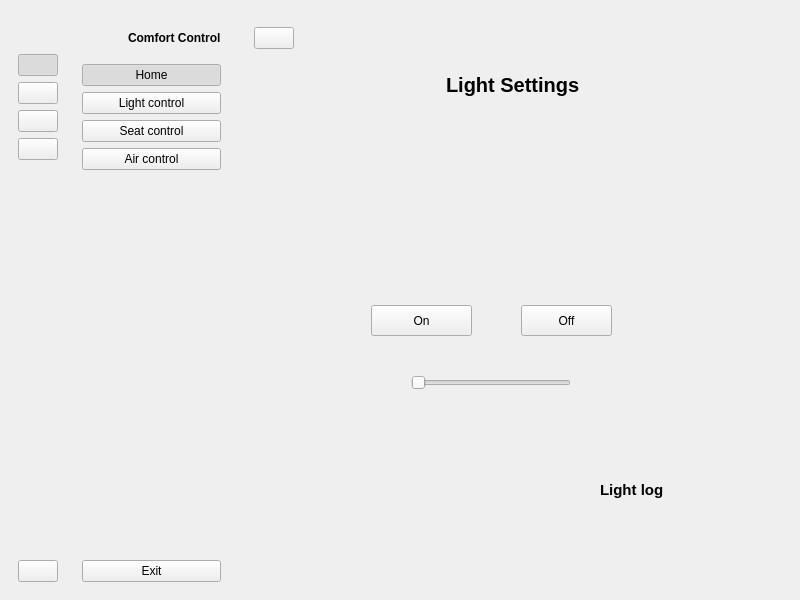
<?xml version="1.0" encoding="UTF-8"?>
<ui version="4.0">
 <class>MainWindow</class>
 <widget class="QMainWindow" name="MainWindow">
  <property name="geometry">
   <rect>
    <x>0</x>
    <y>0</y>
    <width>800</width>
    <height>600</height>
   </rect>
  </property>
  <property name="windowTitle">
   <string>MainWindow</string>
  </property>
  <widget class="QWidget" name="centralwidget">
   <layout class="QFormLayout" name="formLayout_2">
    <item row="0" column="0">
     <layout class="QGridLayout" name="gridLayout">
      <item row="0" column="0">
       <widget class="QWidget" name="iconMenu" native="true">
        <property name="enabled">
         <bool>true</bool>
        </property>
        <layout class="QVBoxLayout" name="verticalLayout_2">
         <item>
          <layout class="QHBoxLayout" name="horizontalLayout_2">
           <item>
            <widget class="QLabel" name="label">
             <property name="minimumSize">
              <size>
               <width>30</width>
               <height>30</height>
              </size>
             </property>
             <property name="maximumSize">
              <size>
               <width>30</width>
               <height>30</height>
              </size>
             </property>
             <property name="text">
              <string/>
             </property>
             <property name="pixmap">
              <pixmap resource="resource.qrc">:/resource/resource/icon/autonomous-car.png</pixmap>
             </property>
             <property name="scaledContents">
              <bool>true</bool>
             </property>
            </widget>
           </item>
          </layout>
         </item>
         <item>
          <layout class="QVBoxLayout" name="verticalLayout">
           <item>
            <widget class="QPushButton" name="homeBtn_1">
             <property name="text">
              <string/>
             </property>
             <property name="icon">
              <iconset resource="resource.qrc">
               <normaloff>:/resource/resource/icon/home.png</normaloff>:/resource/resource/icon/home.png</iconset>
             </property>
             <property name="iconSize">
              <size>
               <width>20</width>
               <height>20</height>
              </size>
             </property>
             <property name="checkable">
              <bool>true</bool>
             </property>
             <property name="checked">
              <bool>true</bool>
             </property>
             <property name="autoExclusive">
              <bool>true</bool>
             </property>
            </widget>
           </item>
           <item>
            <widget class="QPushButton" name="lightBtn_1">
             <property name="text">
              <string/>
             </property>
             <property name="icon">
              <iconset resource="resource.qrc">
               <normaloff>:/resource/resource/icon/light.png</normaloff>:/resource/resource/icon/light.png</iconset>
             </property>
             <property name="iconSize">
              <size>
               <width>20</width>
               <height>20</height>
              </size>
             </property>
             <property name="checkable">
              <bool>true</bool>
             </property>
             <property name="autoExclusive">
              <bool>true</bool>
             </property>
            </widget>
           </item>
           <item>
            <widget class="QPushButton" name="seatBtn_1">
             <property name="text">
              <string/>
             </property>
             <property name="icon">
              <iconset resource="resource.qrc">
               <normaloff>:/resource/resource/icon/car-seat.png</normaloff>:/resource/resource/icon/car-seat.png</iconset>
             </property>
             <property name="iconSize">
              <size>
               <width>20</width>
               <height>20</height>
              </size>
             </property>
             <property name="checkable">
              <bool>true</bool>
             </property>
             <property name="autoExclusive">
              <bool>true</bool>
             </property>
            </widget>
           </item>
           <item>
            <widget class="QPushButton" name="airBtn_1">
             <property name="text">
              <string/>
             </property>
             <property name="icon">
              <iconset resource="resource.qrc">
               <normaloff>:/resource/resource/icon/fan.png</normaloff>:/resource/resource/icon/fan.png</iconset>
             </property>
             <property name="iconSize">
              <size>
               <width>20</width>
               <height>20</height>
              </size>
             </property>
             <property name="checkable">
              <bool>true</bool>
             </property>
             <property name="autoExclusive">
              <bool>true</bool>
             </property>
            </widget>
           </item>
          </layout>
         </item>
         <item>
          <spacer name="verticalSpacer">
           <property name="orientation">
            <enum>Qt::Vertical</enum>
           </property>
           <property name="sizeHint" stdset="0">
            <size>
             <width>20</width>
             <height>359</height>
            </size>
           </property>
          </spacer>
         </item>
         <item>
          <widget class="QPushButton" name="pushButton_5">
           <property name="text">
            <string/>
           </property>
           <property name="icon">
            <iconset resource="resource.qrc">
             <normaloff>:/resource/resource/icon/exit.png</normaloff>:/resource/resource/icon/exit.png</iconset>
           </property>
           <property name="iconSize">
            <size>
             <width>20</width>
             <height>20</height>
            </size>
           </property>
           <property name="checkable">
            <bool>true</bool>
           </property>
           <property name="autoExclusive">
            <bool>true</bool>
           </property>
          </widget>
         </item>
        </layout>
       </widget>
      </item>
      <item row="0" column="1">
       <widget class="QWidget" name="leftMenu" native="true">
        <layout class="QVBoxLayout" name="verticalLayout_4">
         <item>
          <layout class="QHBoxLayout" name="horizontalLayout">
           <item>
            <widget class="QLabel" name="label_2">
             <property name="minimumSize">
              <size>
               <width>40</width>
               <height>40</height>
              </size>
             </property>
             <property name="maximumSize">
              <size>
               <width>40</width>
               <height>40</height>
              </size>
             </property>
             <property name="text">
              <string/>
             </property>
             <property name="pixmap">
              <pixmap resource="resource.qrc">:/resource/resource/icon/autonomous-car.png</pixmap>
             </property>
             <property name="scaledContents">
              <bool>true</bool>
             </property>
            </widget>
           </item>
           <item>
            <widget class="QLabel" name="label_3">
             <property name="font">
              <font>
               <family>Arial</family>
               <pointsize>9</pointsize>
               <bold>true</bold>
              </font>
             </property>
             <property name="text">
              <string>Comfort Control</string>
             </property>
            </widget>
           </item>
          </layout>
         </item>
         <item>
          <layout class="QVBoxLayout" name="verticalLayout_3">
           <item>
            <widget class="QPushButton" name="homeBtn_2">
             <property name="text">
              <string>Home</string>
             </property>
             <property name="icon">
              <iconset resource="resource.qrc">
               <normaloff>:/resource/resource/icon/home.png</normaloff>:/resource/resource/icon/home.png</iconset>
             </property>
             <property name="iconSize">
              <size>
               <width>14</width>
               <height>14</height>
              </size>
             </property>
             <property name="checkable">
              <bool>true</bool>
             </property>
             <property name="checked">
              <bool>true</bool>
             </property>
             <property name="autoExclusive">
              <bool>true</bool>
             </property>
            </widget>
           </item>
           <item>
            <widget class="QPushButton" name="lightBtn_2">
             <property name="text">
              <string>Light control</string>
             </property>
             <property name="icon">
              <iconset resource="resource.qrc">
               <normaloff>:/resource/resource/icon/light.png</normaloff>:/resource/resource/icon/light.png</iconset>
             </property>
             <property name="iconSize">
              <size>
               <width>14</width>
               <height>14</height>
              </size>
             </property>
             <property name="checkable">
              <bool>true</bool>
             </property>
             <property name="autoExclusive">
              <bool>true</bool>
             </property>
            </widget>
           </item>
           <item>
            <widget class="QPushButton" name="seatBtn_2">
             <property name="text">
              <string>Seat control</string>
             </property>
             <property name="icon">
              <iconset resource="resource.qrc">
               <normaloff>:/resource/resource/icon/car-seat.png</normaloff>:/resource/resource/icon/car-seat.png</iconset>
             </property>
             <property name="iconSize">
              <size>
               <width>14</width>
               <height>14</height>
              </size>
             </property>
             <property name="checkable">
              <bool>true</bool>
             </property>
             <property name="autoExclusive">
              <bool>true</bool>
             </property>
            </widget>
           </item>
           <item>
            <widget class="QPushButton" name="airBtn_2">
             <property name="text">
              <string>Air control</string>
             </property>
             <property name="icon">
              <iconset resource="resource.qrc">
               <normaloff>:/resource/resource/icon/fan.png</normaloff>:/resource/resource/icon/fan.png</iconset>
             </property>
             <property name="iconSize">
              <size>
               <width>14</width>
               <height>14</height>
              </size>
             </property>
             <property name="checkable">
              <bool>true</bool>
             </property>
             <property name="autoExclusive">
              <bool>true</bool>
             </property>
            </widget>
           </item>
          </layout>
         </item>
         <item>
          <spacer name="verticalSpacer_2">
           <property name="orientation">
            <enum>Qt::Vertical</enum>
           </property>
           <property name="sizeHint" stdset="0">
            <size>
             <width>20</width>
             <height>359</height>
            </size>
           </property>
          </spacer>
         </item>
         <item>
          <widget class="QPushButton" name="pushButton_10">
           <property name="text">
            <string>Exit</string>
           </property>
           <property name="icon">
            <iconset resource="resource.qrc">
             <normaloff>:/resource/resource/icon/exit.png</normaloff>:/resource/resource/icon/exit.png</iconset>
           </property>
           <property name="iconSize">
            <size>
             <width>14</width>
             <height>14</height>
            </size>
           </property>
          </widget>
         </item>
        </layout>
       </widget>
      </item>
     </layout>
    </item>
    <item row="0" column="1">
     <widget class="QWidget" name="mainWindow" native="true">
      <layout class="QFormLayout" name="formLayout">
       <item row="0" column="0" colspan="2">
        <widget class="QWidget" name="header" native="true">
         <layout class="QHBoxLayout" name="horizontalLayout_4">
          <item>
           <layout class="QHBoxLayout" name="horizontalLayout_3">
            <item>
             <widget class="QPushButton" name="changeBtn">
              <property name="text">
               <string/>
              </property>
              <property name="icon">
               <iconset resource="resource.qrc">
                <normaloff>:/resource/resource/icon/drawer.png</normaloff>:/resource/resource/icon/drawer.png</iconset>
              </property>
              <property name="checkable">
               <bool>true</bool>
              </property>
              <property name="autoExclusive">
               <bool>true</bool>
              </property>
             </widget>
            </item>
            <item>
             <spacer name="horizontalSpacer">
              <property name="orientation">
               <enum>Qt::Horizontal</enum>
              </property>
              <property name="sizeHint" stdset="0">
               <size>
                <width>398</width>
                <height>20</height>
               </size>
              </property>
             </spacer>
            </item>
           </layout>
          </item>
         </layout>
        </widget>
       </item>
       <item row="1" column="1">
        <widget class="QStackedWidget" name="stackedWidget">
         <property name="currentIndex">
          <number>1</number>
         </property>
         <widget class="QWidget" name="homePage">
          <widget class="QLabel" name="label_4">
           <property name="geometry">
            <rect>
             <x>200</x>
             <y>200</y>
             <width>141</width>
             <height>61</height>
            </rect>
           </property>
           <property name="font">
            <font>
             <family>Arial</family>
             <pointsize>15</pointsize>
             <bold>true</bold>
            </font>
           </property>
           <property name="text">
            <string>Home Page</string>
           </property>
          </widget>
         </widget>
         <widget class="QWidget" name="lightPage">
          <widget class="QWidget" name="lightPageHeader" native="true">
           <property name="geometry">
            <rect>
             <x>-10</x>
             <y>0</y>
             <width>551</width>
             <height>41</height>
            </rect>
           </property>
           <layout class="QHBoxLayout" name="horizontalLayout_5">
            <item>
             <spacer name="horizontalSpacer_2">
              <property name="orientation">
               <enum>Qt::Horizontal</enum>
              </property>
              <property name="sizeHint" stdset="0">
               <size>
                <width>171</width>
                <height>20</height>
               </size>
              </property>
             </spacer>
            </item>
            <item>
             <widget class="QLabel" name="label_5">
              <property name="font">
               <font>
                <family>Arial</family>
                <pointsize>15</pointsize>
                <bold>true</bold>
               </font>
              </property>
              <property name="text">
               <string>Light Settings</string>
              </property>
             </widget>
            </item>
            <item>
             <spacer name="horizontalSpacer_3">
              <property name="orientation">
               <enum>Qt::Horizontal</enum>
              </property>
              <property name="sizeHint" stdset="0">
               <size>
                <width>212</width>
                <height>20</height>
               </size>
              </property>
             </spacer>
            </item>
           </layout>
          </widget>
          <widget class="QWidget" name="lightPageBody" native="true">
           <property name="geometry">
            <rect>
             <x>0</x>
             <y>41</y>
             <width>541</width>
             <height>481</height>
            </rect>
           </property>
           <widget class="QPushButton" name="lightOnBtn">
            <property name="geometry">
             <rect>
              <x>120</x>
              <y>200</y>
              <width>101</width>
              <height>31</height>
             </rect>
            </property>
            <property name="text">
             <string>On</string>
            </property>
            <property name="icon">
             <iconset resource="resource.qrc">
              <normaloff>:/resource/resource/icon/power.png</normaloff>:/resource/resource/icon/power.png</iconset>
            </property>
            <property name="iconSize">
             <size>
              <width>20</width>
              <height>20</height>
             </size>
            </property>
            <property name="checkable">
             <bool>true</bool>
            </property>
            <property name="autoExclusive">
             <bool>true</bool>
            </property>
           </widget>
           <widget class="QPushButton" name="lightOffBtn">
            <property name="geometry">
             <rect>
              <x>270</x>
              <y>200</y>
              <width>91</width>
              <height>31</height>
             </rect>
            </property>
            <property name="text">
             <string>Off</string>
            </property>
            <property name="icon">
             <iconset resource="resource.qrc">
              <normaloff>:/resource/resource/icon/power-off.png</normaloff>:/resource/resource/icon/power-off.png</iconset>
            </property>
            <property name="iconSize">
             <size>
              <width>20</width>
              <height>20</height>
             </size>
            </property>
            <property name="shortcut">
             <string>Ctrl+S</string>
            </property>
            <property name="checkable">
             <bool>true</bool>
            </property>
            <property name="autoExclusive">
             <bool>true</bool>
            </property>
           </widget>
           <widget class="QSlider" name="horizontalSlider">
            <property name="geometry">
             <rect>
              <x>160</x>
              <y>270</y>
              <width>160</width>
              <height>16</height>
             </rect>
            </property>
            <property name="orientation">
             <enum>Qt::Horizontal</enum>
            </property>
           </widget>
           <widget class="QWidget" name="lightLogArea" native="true">
            <property name="geometry">
             <rect>
              <x>349</x>
              <y>369</y>
              <width>191</width>
              <height>111</height>
             </rect>
            </property>
            <widget class="QLabel" name="label_8">
             <property name="geometry">
              <rect>
               <x>0</x>
               <y>0</y>
               <width>191</width>
               <height>31</height>
              </rect>
             </property>
             <property name="font">
              <font>
               <family>Arial</family>
               <pointsize>11</pointsize>
               <bold>true</bold>
              </font>
             </property>
             <property name="text">
              <string>Light log</string>
             </property>
            </widget>
            <widget class="QLabel" name="lightLog">
             <property name="geometry">
              <rect>
               <x>0</x>
               <y>40</y>
               <width>191</width>
               <height>71</height>
              </rect>
             </property>
             <property name="font">
              <font>
               <family>Arial</family>
               <pointsize>12</pointsize>
              </font>
             </property>
             <property name="text">
              <string/>
             </property>
            </widget>
           </widget>
          </widget>
         </widget>
         <widget class="QWidget" name="seatPage">
          <widget class="QWidget" name="seatPageBody" native="true">
           <property name="geometry">
            <rect>
             <x>0</x>
             <y>41</y>
             <width>536</width>
             <height>451</height>
            </rect>
           </property>
          </widget>
          <widget class="QWidget" name="seatPageHeader" native="true">
           <property name="geometry">
            <rect>
             <x>0</x>
             <y>0</y>
             <width>536</width>
             <height>41</height>
            </rect>
           </property>
           <layout class="QHBoxLayout" name="horizontalLayout_7">
            <item>
             <spacer name="horizontalSpacer_4">
              <property name="orientation">
               <enum>Qt::Horizontal</enum>
              </property>
              <property name="sizeHint" stdset="0">
               <size>
                <width>164</width>
                <height>20</height>
               </size>
              </property>
             </spacer>
            </item>
            <item>
             <widget class="QLabel" name="label_6">
              <property name="font">
               <font>
                <family>Arial</family>
                <pointsize>15</pointsize>
                <bold>true</bold>
               </font>
              </property>
              <property name="text">
               <string>Seat Settings</string>
              </property>
             </widget>
            </item>
            <item>
             <spacer name="horizontalSpacer_5">
              <property name="orientation">
               <enum>Qt::Horizontal</enum>
              </property>
              <property name="sizeHint" stdset="0">
               <size>
                <width>204</width>
                <height>20</height>
               </size>
              </property>
             </spacer>
            </item>
           </layout>
          </widget>
         </widget>
         <widget class="QWidget" name="airPage">
          <layout class="QGridLayout" name="gridLayout_3">
           <item row="0" column="0">
            <widget class="QWidget" name="airPageBody" native="true"/>
           </item>
          </layout>
          <widget class="QWidget" name="airPageHeader" native="true">
           <property name="geometry">
            <rect>
             <x>0</x>
             <y>0</y>
             <width>536</width>
             <height>41</height>
            </rect>
           </property>
           <layout class="QHBoxLayout" name="horizontalLayout_8">
            <item>
             <spacer name="horizontalSpacer_6">
              <property name="orientation">
               <enum>Qt::Horizontal</enum>
              </property>
              <property name="sizeHint" stdset="0">
               <size>
                <width>164</width>
                <height>20</height>
               </size>
              </property>
             </spacer>
            </item>
            <item>
             <widget class="QLabel" name="label_7">
              <property name="font">
               <font>
                <family>Arial</family>
                <pointsize>15</pointsize>
                <bold>true</bold>
               </font>
              </property>
              <property name="text">
               <string>Air  Settings</string>
              </property>
             </widget>
            </item>
            <item>
             <spacer name="horizontalSpacer_7">
              <property name="orientation">
               <enum>Qt::Horizontal</enum>
              </property>
              <property name="sizeHint" stdset="0">
               <size>
                <width>204</width>
                <height>20</height>
               </size>
              </property>
             </spacer>
            </item>
           </layout>
          </widget>
         </widget>
        </widget>
       </item>
      </layout>
     </widget>
    </item>
   </layout>
  </widget>
 </widget>
 <resources>
  <include location="resource.qrc"/>
 </resources>
 <connections>
  <connection>
   <sender>changeBtn</sender>
   <signal>toggled(bool)</signal>
   <receiver>iconMenu</receiver>
   <slot>setVisible(bool)</slot>
   <hints>
    <hint type="sourcelabel">
     <x>260</x>
     <y>36</y>
    </hint>
    <hint type="destinationlabel">
     <x>32</x>
     <y>286</y>
    </hint>
   </hints>
  </connection>
  <connection>
   <sender>changeBtn</sender>
   <signal>toggled(bool)</signal>
   <receiver>leftMenu</receiver>
   <slot>setHidden(bool)</slot>
   <hints>
    <hint type="sourcelabel">
     <x>273</x>
     <y>41</y>
    </hint>
    <hint type="destinationlabel">
     <x>151</x>
     <y>219</y>
    </hint>
   </hints>
  </connection>
  <connection>
   <sender>pushButton_5</sender>
   <signal>toggled(bool)</signal>
   <receiver>pushButton_10</receiver>
   <slot>setChecked(bool)</slot>
   <hints>
    <hint type="sourcelabel">
     <x>43</x>
     <y>565</y>
    </hint>
    <hint type="destinationlabel">
     <x>92</x>
     <y>572</y>
    </hint>
   </hints>
  </connection>
  <connection>
   <sender>pushButton_10</sender>
   <signal>toggled(bool)</signal>
   <receiver>pushButton_5</receiver>
   <slot>setChecked(bool)</slot>
   <hints>
    <hint type="sourcelabel">
     <x>109</x>
     <y>560</y>
    </hint>
    <hint type="destinationlabel">
     <x>46</x>
     <y>561</y>
    </hint>
   </hints>
  </connection>
  <connection>
   <sender>pushButton_10</sender>
   <signal>clicked()</signal>
   <receiver>MainWindow</receiver>
   <slot>close()</slot>
   <hints>
    <hint type="sourcelabel">
     <x>197</x>
     <y>567</y>
    </hint>
    <hint type="destinationlabel">
     <x>318</x>
     <y>598</y>
    </hint>
   </hints>
  </connection>
  <connection>
   <sender>pushButton_5</sender>
   <signal>clicked()</signal>
   <receiver>MainWindow</receiver>
   <slot>close()</slot>
   <hints>
    <hint type="sourcelabel">
     <x>52</x>
     <y>570</y>
    </hint>
    <hint type="destinationlabel">
     <x>383</x>
     <y>597</y>
    </hint>
   </hints>
  </connection>
  <connection>
   <sender>homeBtn_1</sender>
   <signal>toggled(bool)</signal>
   <receiver>homeBtn_2</receiver>
   <slot>setChecked(bool)</slot>
   <hints>
    <hint type="sourcelabel">
     <x>40</x>
     <y>65</y>
    </hint>
    <hint type="destinationlabel">
     <x>84</x>
     <y>78</y>
    </hint>
   </hints>
  </connection>
  <connection>
   <sender>homeBtn_2</sender>
   <signal>toggled(bool)</signal>
   <receiver>homeBtn_1</receiver>
   <slot>setChecked(bool)</slot>
   <hints>
    <hint type="sourcelabel">
     <x>125</x>
     <y>81</y>
    </hint>
    <hint type="destinationlabel">
     <x>41</x>
     <y>80</y>
    </hint>
   </hints>
  </connection>
  <connection>
   <sender>lightBtn_1</sender>
   <signal>toggled(bool)</signal>
   <receiver>lightBtn_2</receiver>
   <slot>setChecked(bool)</slot>
   <hints>
    <hint type="sourcelabel">
     <x>42</x>
     <y>98</y>
    </hint>
    <hint type="destinationlabel">
     <x>115</x>
     <y>116</y>
    </hint>
   </hints>
  </connection>
  <connection>
   <sender>lightBtn_2</sender>
   <signal>toggled(bool)</signal>
   <receiver>lightBtn_1</receiver>
   <slot>setChecked(bool)</slot>
   <hints>
    <hint type="sourcelabel">
     <x>95</x>
     <y>101</y>
    </hint>
    <hint type="destinationlabel">
     <x>35</x>
     <y>102</y>
    </hint>
   </hints>
  </connection>
  <connection>
   <sender>seatBtn_1</sender>
   <signal>toggled(bool)</signal>
   <receiver>seatBtn_2</receiver>
   <slot>setChecked(bool)</slot>
   <hints>
    <hint type="sourcelabel">
     <x>49</x>
     <y>135</y>
    </hint>
    <hint type="destinationlabel">
     <x>113</x>
     <y>145</y>
    </hint>
   </hints>
  </connection>
  <connection>
   <sender>seatBtn_2</sender>
   <signal>toggled(bool)</signal>
   <receiver>seatBtn_1</receiver>
   <slot>setChecked(bool)</slot>
   <hints>
    <hint type="sourcelabel">
     <x>113</x>
     <y>132</y>
    </hint>
    <hint type="destinationlabel">
     <x>37</x>
     <y>131</y>
    </hint>
   </hints>
  </connection>
  <connection>
   <sender>airBtn_1</sender>
   <signal>toggled(bool)</signal>
   <receiver>airBtn_2</receiver>
   <slot>setChecked(bool)</slot>
   <hints>
    <hint type="sourcelabel">
     <x>45</x>
     <y>167</y>
    </hint>
    <hint type="destinationlabel">
     <x>93</x>
     <y>176</y>
    </hint>
   </hints>
  </connection>
  <connection>
   <sender>airBtn_2</sender>
   <signal>toggled(bool)</signal>
   <receiver>airBtn_1</receiver>
   <slot>setChecked(bool)</slot>
   <hints>
    <hint type="sourcelabel">
     <x>89</x>
     <y>164</y>
    </hint>
    <hint type="destinationlabel">
     <x>29</x>
     <y>163</y>
    </hint>
   </hints>
  </connection>
 </connections>
</ui>
